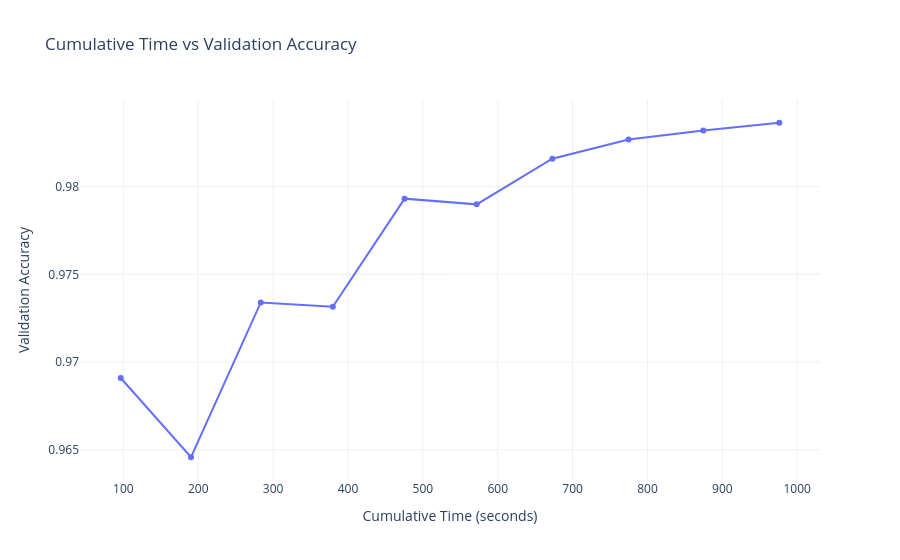
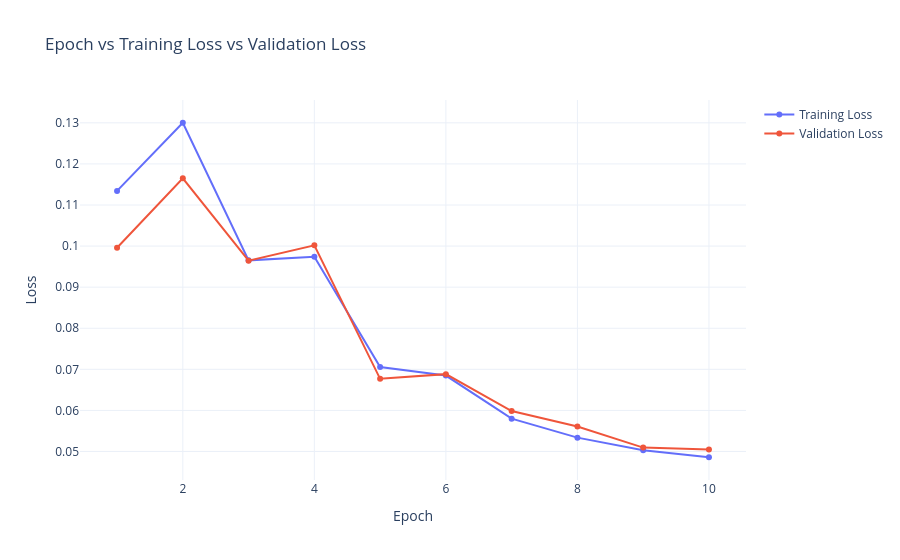

Notebook code for these charts, in order:
### Code cell
plot_training_graphs(r"training_runs\2025-11-23_11-36-46_final_model_on_dataset_Dataset 1 (Malicious URLs)")

### Figure 1 — Plotly figure (JSON) as saved in the notebook; plotly's stock layout.template omitted (floating-point values rounded to 4 significant figures)
{"data": [{"mode": "lines+markers", "name": "Validation Accuracy", "type": "scatter", "x": [96.55, 190.4, 283.6, 379.8, 475.6, 571.9, 673.0, 774.7, 874.6, 976.0], "y": [0.9691, 0.9646, 0.9734, 0.9732, 0.9793, 0.979, 0.9816, 0.9827, 0.9832, 0.9836]}], "layout": {"title": {"text": "Cumulative Time vs Validation Accuracy"}, "xaxis": {"title": {"text": "Cumulative Time (seconds)"}}, "yaxis": {"title": {"text": "Validation Accuracy"}}}}

### Figure 2 — Plotly figure (JSON) as saved in the notebook; plotly's stock layout.template omitted (floating-point values rounded to 4 significant figures)
{"data": [{"mode": "lines+markers", "name": "Training Loss", "type": "scatter", "x": [1, 2, 3, 4, 5, 6, 7, 8, 9, 10], "y": [0.1134, 0.13, 0.09652, 0.0974, 0.07054, 0.06849, 0.058, 0.05337, 0.05031, 0.0486]}, {"mode": "lines+markers", "name": "Validation Loss", "type": "scatter", "x": [1, 2, 3, 4, 5, 6, 7, 8, 9, 10], "y": [0.09961, 0.1165, 0.09643, 0.1002, 0.06769, 0.06883, 0.05984, 0.05609, 0.05094, 0.05048]}], "layout": {"title": {"text": "Epoch vs Training Loss vs Validation Loss"}, "xaxis": {"title": {"text": "Epoch"}}, "yaxis": {"title": {"text": "Loss"}}}}
